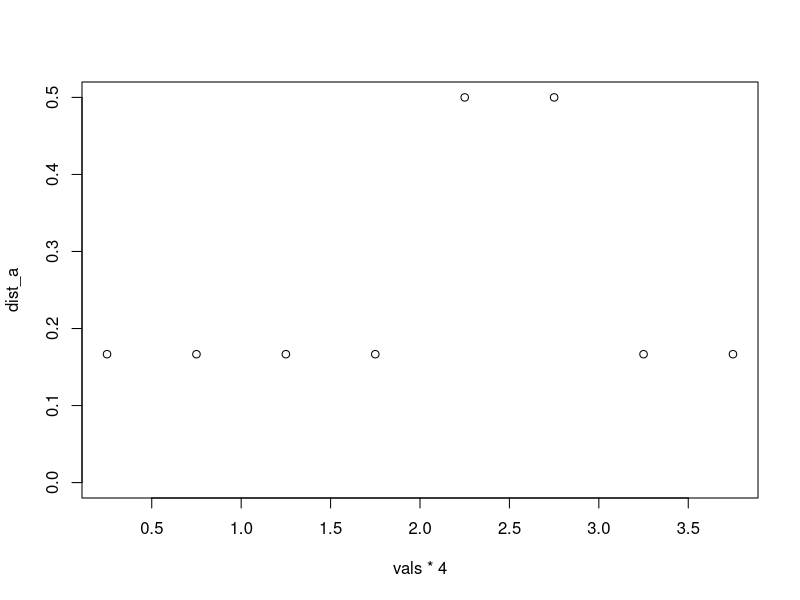
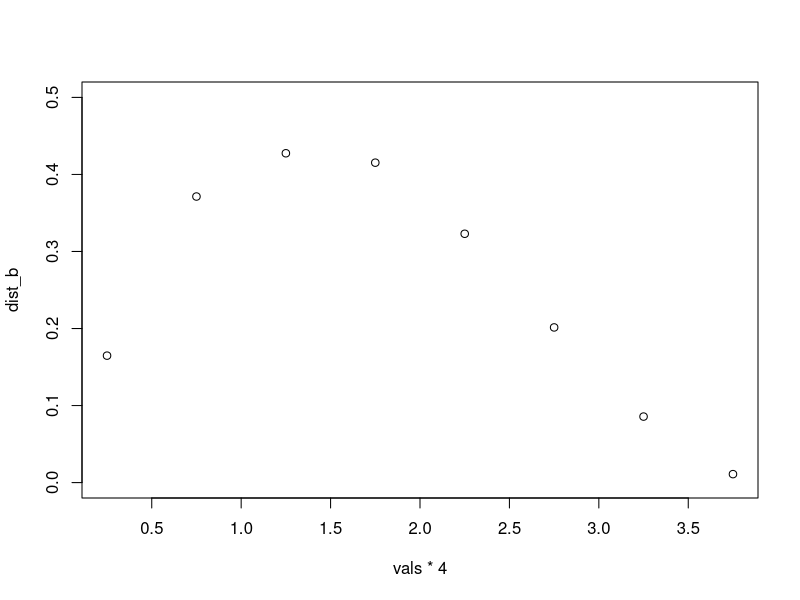
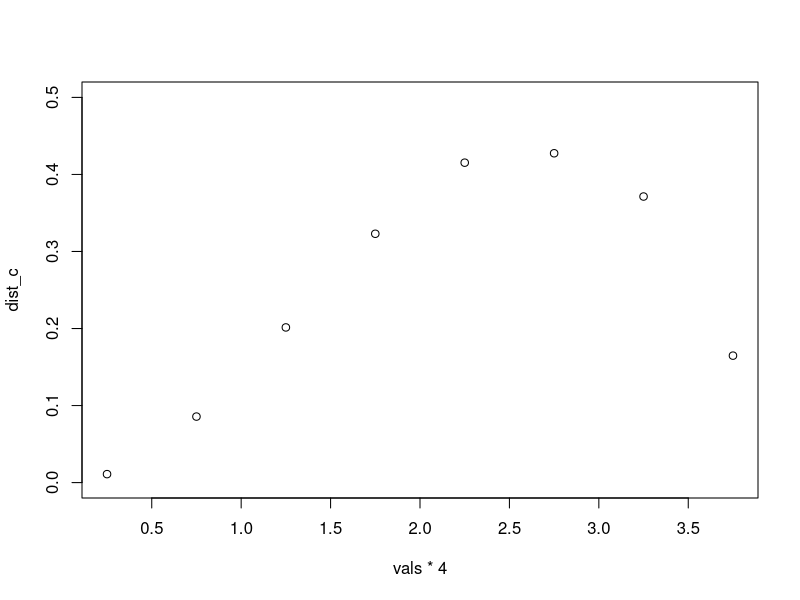
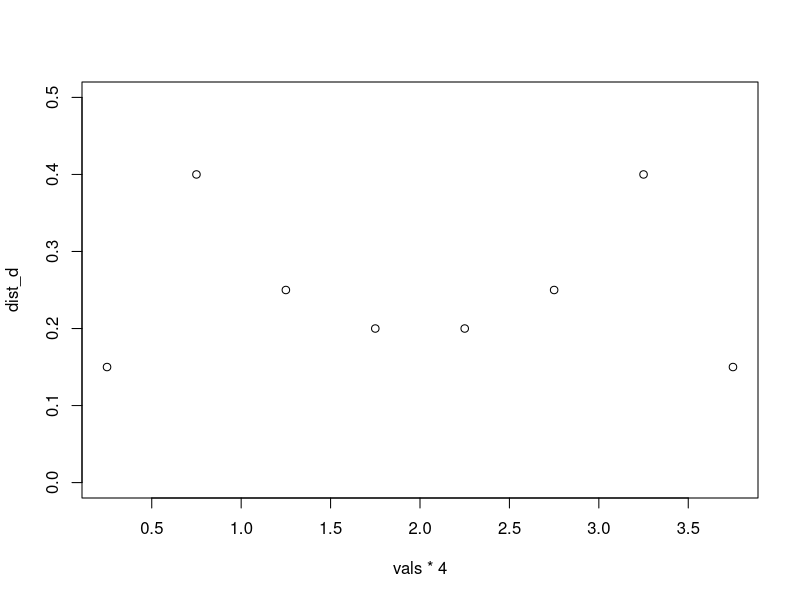
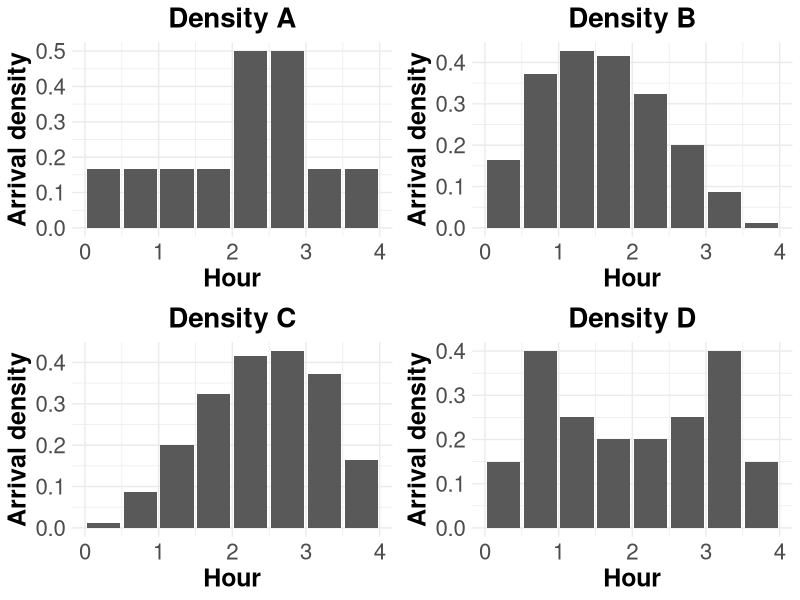

Reproduce these figures in R, in order. (Note: this script raises an error after producing the figures.)
library(tidyverse)
library(gridExtra)

# plotting theme
my_theme <- function(){
  theme_minimal() +
    theme(axis.text=element_text(size=16),
          axis.title=element_text(size=18, face = "bold"),
          plot.title=element_text(size=20, face = "bold", hjust = 0.5))
}

# Values from which to extract from the binomial distributions for B and C
vals <- c(.0625, .1875, .3125, .4375, .5625, .6875, .8125, .9375)

# Unimodal distribution 
dist_a <- c(rep(1/6, 4), rep(1/2,2), rep(1/6,2))
plot(vals*4, dist_a, ylim = c(0, 0.5))
a_df <- data.frame(x = vals*4, y = dist_a)
p1 <- ggplot(data = a_df, aes(x = x, y = y)) +
  geom_bar(stat = "identity") +
  xlab("Hour") +
  ylab("Arrival density") +
  ggtitle("Density A") +
  my_theme()

# Unimodal distribution, skewed right
dist_b <- sapply(vals, function(x) dbeta(x, 2, 3)/4)
dist_b[3] <- dist_b[3] - sum(dist_b) + 2  # normalize values
plot(vals*4, dist_b, ylim = c(0, 0.5))
b_df <- data.frame(x = vals*4, y = dist_b)
p2 <- ggplot(data = b_df, aes(x = x, y = y)) +
  geom_bar(stat = "identity") +
  xlab("Hour") +
  ylab("Arrival density") +
  ggtitle("Density B") +
  my_theme()

# Unimodal distribution, skewed left
dist_c <- sapply(vals, function(x) dbeta(x, 3, 2)/4)
dist_c[6] <- dist_c[6] - sum(dist_c) + 2  # normalize values
plot(vals*4, dist_c, ylim = c(0, 0.5))
c_df <- data.frame(x = vals*4, y = dist_c)
p3 <- ggplot(data = c_df, aes(x = x, y = y)) +
  geom_bar(stat = "identity") +
  xlab("Hour") +
  ylab("Arrival density") +
  ggtitle("Density C") +
  my_theme()

# Bimodal distribution
dist_d <- c(0.15, 0.4, 0.25, 0.2, 0.2, 0.25, 0.4, 0.15)
plot(vals*4, dist_d, ylim = c(0, 0.5))
d_df <- data.frame(x = vals*4, y = dist_d)
p4 <- ggplot(data = d_df, aes(x = x, y = y)) +
  geom_bar(stat = "identity") +
  xlab("Hour") +
  ylab("Arrival density") +
  ggtitle("Density D") +
  my_theme()

grid.arrange(p1, p2, p3, p4, ncol = 2)

# Convert values to /minute (instead of /hour)
a_min <- dist_a/60
b_min <- dist_b/60
c_min <- dist_c/60
d_min <- dist_d/60

# Save values 
dist_list <- list(dist_a = a_min, dist_b = b_min, dist_c = c_min, dist_d = d_min)
write_rds(dist_list, "data/arrivalratedistributions.rds")
